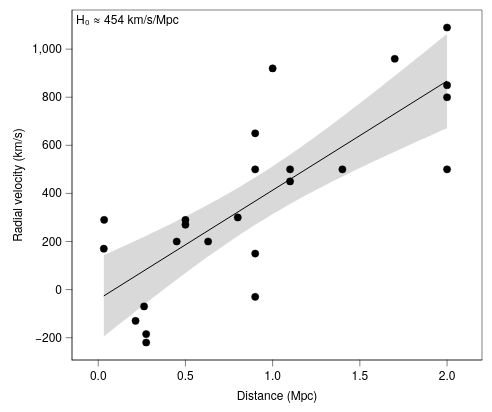

Write a Vega-Lite specification for this figure.
### Vega-Lite specification from a JSON file in a GitHub repository (floating-point values rounded to 4 significant figures)
{"background": null, "config": {"arc": {"fill": "#DBDBDB", "fillOpacity": 1.0, "innerRadius": 43.75, "padAngle": 0.03, "stroke": "black", "strokeOpacity": 1, "strokeWidth": 0.25}, "area": {"fill": "#DBDBDB", "fillOpacity": 1.0, "stroke": "black", "strokeOpacity": 1, "strokeWidth": 0.25}, "axis": {"domain": true, "domainCap": "round", "domainColor": "black", "domainWidth": 0.25, "grid": false, "gridCap": "round", "gridColor": "#F1F1F1", "gridDash": [0, 0], "gridOpacity": 1.0, "gridWidth": 0.25, "labelColor": "black", "labelFont": "Helvetica Neue, HelveticaNeue, Helvetica, Arial, sans-serif", "labelFontSize": 6, "labelFontStyle": "normal", "labelFontWeight": 400, "offset": 0, "ticks": true, "tickCap": "round", "tickColor": "black", "tickRound": false, "tickSize": 3.0, "tickWidth": 0.25, "titleColor": "black", "titleFont": "Helvetica Neue, HelveticaNeue, Helvetica, Arial, sans-serif", "titleFontSize": 6, "titleFontStyle": "normal", "titleFontWeight": 400}, "axisX": {"domain": true, "labelAlign": "center", "labelAngle": 0, "labels": true, "ticks": true, "translate": 0}, "axisY": {"domain": true, "labelAlign": "right", "labelAngle": 0, "labels": true, "ticks": true, "translate": 0}, "axisRight": {"domain": true, "labelAlign": "left", "labelAngle": 0, "labels": true, "ticks": true, "translate": 0}, "axisTop": {"domain": true, "labelAlign": "center", "labelAngle": 0, "labels": true, "ticks": true, "translate": 0}, "axisBand": {"tickOffset": 0}, "bar": {"fill": "#DBDBDB", "fillOpacity": 1.0, "stroke": "black", "strokeOpacity": 1, "strokeWidth": 0.25}, "boxplot": {"size": 15.75, "ticks": {"cornerRadius": 0.25, "fill": "black", "opacity": 1, "size": 7.875, "thickness": 0.25}, "box": {"fillOpacity": 1.0, "stroke": "black", "strokeOpacity": 1, "strokeWidth": 0.25}, "median": {"cornerRadius": 0, "fill": "black", "fillOpacity": 1.0, "opacity": 1, "size": 15.75, "thickness": 0.25}, "rule": {"fill": "black", "fillOpacity": 1.0, "size": 17.5, "stroke": "black", "strokeDash": [0, 0], "strokeOpacity": 1, "strokeWidth": 0.25}, "outliers": {"color": "black", "fill": "black", "fillOpacity": 1.0, "size": 0, "stroke": "black", "strokeOpacity": 1, "strokeWidth": 0.25}}, "circle": {"fill": "black", "fillOpacity": 1.0, "size": 2.188, "stroke": null, "strokeOpacity": 1, "strokeWidth": 0.25}, "errorband": {"band": {"fillOpacity": 0.6, "stroke": null, "strokeWidth": 0.25, "strokeOpacity": 1}, "borders": {"opacity": 0, "strokeOpacity": 1, "strokeWidth": 0.25}}, "errorbar": {"opacity": 1, "rule": {"strokeDash": [0, 0], "strokeWidth": 0.25}, "ticks": {"color": "black", "cornerRadius": 0.125, "opacity": 1, "size": 10.5, "thickness": 0.25}, "thickness": 0.25}, "font": "Helvetica Neue, HelveticaNeue, Helvetica, Arial, sans-serif", "geoshape": {"fill": "#DBDBDB", "fillOpacity": 1.0, "stroke": "black", "strokeOpacity": 1, "strokeWidth": 0.25}, "header": {"labelColor": "black", "labelFont": "Helvetica Neue, HelveticaNeue, Helvetica, Arial, sans-serif", "labelFontSize": 6, "labelFontStyle": "normal", "labelFontWeight": 400, "titleColor": "black", "titleFont": "Helvetica Neue, HelveticaNeue, Helvetica, Arial, sans-serif", "titleFontSize": 6, "titleFontStyle": "normal", "titleFontWeight": 400, "titlePadding": 0}, "legend": {"disable": false, "offset": 4.5, "titlePadding": 4, "labelOffset": 2, "gradientLabelOffset": 2, "columnPadding": 4, "rowPadding": 2, "gradientThickness": 5, "gradientOpacity": 1.0, "gradientStrokeColor": "black", "gradientStrokeWidth": 0.25, "labelColor": "black", "labelFont": "Helvetica Neue, HelveticaNeue, Helvetica, Arial, sans-serif", "labelFontSize": 6, "labelFontStyle": "normal", "labelFontWeight": 400, "strokeColor": "black", "strokeWidth": 0, "symbolSize": 36, "symbolStrokeColor": "black", "symbolStrokeWidth": 0.25, "titleColor": "black", "titleFont": "Helvetica Neue, HelveticaNeue, Helvetica, Arial, sans-serif", "titleFontSize": 6, "titleFontStyle": "normal", "titleFontWeight": 400}, "line": {"color": "black", "stroke": "black", "strokeCap": "butt", "strokeDash": [0, 0], "strokeOpacity": 1, "strokeWidth": 0.5}, "point": {"filled": true, "fill": "#DBDBDB", "fillOpacity": 1.0, "size": 8.75, "stroke": "black", "strokeOpacity": 1, "strokeWidth": 0.25}, "range": {"category": ["#9D9D9D", "#28287D", "#004225", "#47266F", "#00605D", "#DBDBDB", "#7983C1", "#6E927B", "#937FB4", "#699A97"], "diverging": {"scheme": ["#4F4265", "#6A5C82", "#85789D", "#A196B7", "#BDB5CE", "#D8D6DD", "#F6F6F6", "#CED8D7", "#9DBFBD", "#75A3A0", "#518683", "#326967", "#164D4B"]}, "heatmap": {"scheme": ["#440154", "#472270", "#433E82", "#38598C", "#2C728E", "#238A8D", "#24A086", "#39B578", "#5DC862", "#96D646", "#CAE02D", "#FDE724"]}, "ordinal": {"scheme": ["#F1F1F1", "#DBDBDB", "#C6C6C6", "#B2B2B2", "#9D9D9D", "#898989", "#767676", "#636363", "#515151", "#404040", "#2F2F2F", "#1F1F1F"]}, "ramp": {"scheme": ["#440154", "#472270", "#433E82", "#38598C", "#2C728E", "#238A8D", "#24A086", "#39B578", "#5DC862", "#96D646", "#CAE02D", "#FDE724"]}}, "rule": {"color": "black", "stroke": "black", "strokeCap": "round", "strokeDash": [2, 2], "strokeOpacity": 1, "strokeWidth": 0.25}, "scale": {"barBandPaddingInner": 0.1, "rectBandPaddingInner": 0, "tickBandPaddingInner": 0.1, "bandPaddingOuter": 0.1, "bandWithNestedOffsetPaddingInner": 0.2, "bandWithNestedOffsetPaddingOuter": 0.2, "offsetBandPaddingInner": 0, "offsetBandPaddingOuter": 0, "continuousPadding": 8.75, "round": false}, "rect": {"fill": "#DBDBDB", "fillOpacity": 1.0, "stroke": "black", "strokeOpacity": 1, "strokeWidth": 0.25}, "square": {"fill": "#DBDBDB", "fillOpacity": 1.0, "size": 17.5, "stroke": "black", "strokeOpacity": 1, "strokeWidth": 0.25}, "text": {"color": "black", "font": "Helvetica Neue, HelveticaNeue, Helvetica, Arial, sans-serif", "fontSize": 6, "fontStyle": "normal", "fontWeight": 400}, "tick": {"color": "black", "cornerRadius": 0.125, "opacity": 1.0, "size": 15.75, "thickness": 0.25}, "title": {"anchor": "middle", "frame": "group", "color": "black", "font": "Helvetica Neue, HelveticaNeue, Helvetica, Arial, sans-serif", "fontSize": 6, "fontStyle": "normal", "fontWeight": 400, "subtitleColor": "black", "subtitleFont": "Helvetica Neue, HelveticaNeue, Helvetica, Arial, sans-serif", "subtitleFontSize": 6, "subtitleFontStyle": "normal", "subtitleFontWeight": 400}, "trail": {"color": "black", "opacity": 1, "size": 0.5}, "view": {"continuousWidth": 205, "continuousHeight": 175, "discreteWidth": 205, "discreteHeight": 175, "fill": null, "stroke": "black", "strokeWidth": 0.25}}, "layer": [{"data": {"name": "data-85554fe86a852df2e7617ef3ce078e3a"}, "mark": {"type": "point", "color": "black", "filled": true, "size": 13}, "encoding": {"x": {"field": "distance", "scale": {"domain": [-0.05, 2.1], "nice": false}, "title": "Distance (Mpc)", "type": "quantitative"}, "y": {"field": "velocity", "title": "Radial velocity (km/s)", "type": "quantitative", "scale": {"nice": false}}}}, {"layer": [{"data": {"name": "data-6244fde04a48d5984bb2d262604c4d70"}, "mark": {"type": "area", "fill": "black", "fillOpacity": 0.15, "stroke": null, "strokeWidth": 0}, "encoding": {"x": {"field": "distance", "type": "quantitative", "scale": {"nice": false}}, "y": {"field": "velocity", "type": "quantitative", "scale": {"nice": false}}, "y2": {"field": "__ci_hi"}}}, {"data": {"name": "data-ea7ca8b838bcbd40baa648b4baba2d38"}, "mark": {"type": "line"}, "encoding": {"x": {"field": "distance", "type": "quantitative", "scale": {"nice": false}}, "y": {"field": "velocity", "type": "quantitative", "scale": {"nice": false}}}}], "name": "__dysonsphere_93070485e66ed928_65"}, {"data": {"values": [{"__dysonsphere__": 1}]}, "mark": {"type": "text", "align": "left", "angle": 0, "baseline": "top", "dx": 0, "dy": 0, "opacity": 1.0}, "encoding": {"text": {"value": "H₀ ≈ 454 km/s/Mpc"}, "x": {"value": 2}, "y": {"value": 2}}}], "$schema": "https://vega.github.io/schema/vega-lite/v6.4.1.json", "datasets": {"data-85554fe86a852df2e7617ef3ce078e3a": [{"distance": 0.032, "velocity": 170}, {"distance": 0.034, "velocity": 290}, {"distance": 0.214, "velocity": -130}, {"distance": 0.263, "velocity": -70}, {"distance": 0.275, "velocity": -185}, {"distance": 0.275, "velocity": -220}, {"distance": 0.45, "velocity": 200}, {"distance": 0.5, "velocity": 290}, {"distance": 0.5, "velocity": 270}, {"distance": 0.63, "velocity": 200}, {"distance": 0.8, "velocity": 300}, {"distance": 0.9, "velocity": -30}, {"distance": 0.9, "velocity": 650}, {"distance": 0.9, "velocity": 150}, {"distance": 0.9, "velocity": 500}, {"distance": 1.0, "velocity": 920}, {"distance": 1.1, "velocity": 450}, {"distance": 1.1, "velocity": 500}, {"distance": 1.4, "velocity": 500}, {"distance": 1.7, "velocity": 960}, {"distance": 2.0, "velocity": 500}, {"distance": 2.0, "velocity": 850}, {"distance": 2.0, "velocity": 800}, {"distance": 2.0, "velocity": 1090}], "data-6244fde04a48d5984bb2d262604c4d70": [{"distance": 0.032, "velocity": -195.2, "__ci_hi": 142.7, "__dysonsphere__": 1}, {"distance": 0.06324, "velocity": -177.1, "__ci_hi": 153.0, "__dysonsphere__": 1}, {"distance": 0.09448, "velocity": -159.0, "__ci_hi": 163.3, "__dysonsphere__": 1}, {"distance": 0.1257, "velocity": -141.0, "__ci_hi": 173.6, "__dysonsphere__": 1}, {"distance": 0.157, "velocity": -123.1, "__ci_hi": 184.0, "__dysonsphere__": 1}, {"distance": 0.1882, "velocity": -105.2, "__ci_hi": 194.5, "__dysonsphere__": 1}, {"distance": 0.2194, "velocity": -87.34, "__ci_hi": 205.1, "__dysonsphere__": 1}, {"distance": 0.2507, "velocity": -69.59, "__ci_hi": 215.7, "__dysonsphere__": 1}, {"distance": 0.2819, "velocity": -51.92, "__ci_hi": 226.4, "__dysonsphere__": 1}, {"distance": 0.3131, "velocity": -34.34, "__ci_hi": 237.2, "__dysonsphere__": 1}, {"distance": 0.3444, "velocity": -16.85, "__ci_hi": 248.1, "__dysonsphere__": 1}, {"distance": 0.3756, "velocity": 0.5412, "__ci_hi": 259.1, "__dysonsphere__": 1}, {"distance": 0.4069, "velocity": 17.83, "__ci_hi": 270.2, "__dysonsphere__": 1}, {"distance": 0.4381, "velocity": 34.99, "__ci_hi": 281.4, "__dysonsphere__": 1}, {"distance": 0.4693, "velocity": 52.04, "__ci_hi": 292.7, "__dysonsphere__": 1}, {"distance": 0.5006, "velocity": 68.95, "__ci_hi": 304.2, "__dysonsphere__": 1}, {"distance": 0.5318, "velocity": 85.72, "__ci_hi": 315.8, "__dysonsphere__": 1}, {"distance": 0.563, "velocity": 102.3, "__ci_hi": 327.5, "__dysonsphere__": 1}, {"distance": 0.5943, "velocity": 118.8, "__ci_hi": 339.4, "__dysonsphere__": 1}, {"distance": 0.6255, "velocity": 135.1, "__ci_hi": 351.5, "__dysonsphere__": 1}, {"distance": 0.6568, "velocity": 151.2, "__ci_hi": 363.8, "__dysonsphere__": 1}, {"distance": 0.688, "velocity": 167.1, "__ci_hi": 376.3, "__dysonsphere__": 1}, {"distance": 0.7192, "velocity": 182.8, "__ci_hi": 388.9, "__dysonsphere__": 1}, {"distance": 0.7505, "velocity": 198.3, "__ci_hi": 401.8, "__dysonsphere__": 1}, {"distance": 0.7817, "velocity": 213.6, "__ci_hi": 414.9, "__dysonsphere__": 1}, {"distance": 0.813, "velocity": 228.6, "__ci_hi": 428.2, "__dysonsphere__": 1}, {"distance": 0.8442, "velocity": 243.5, "__ci_hi": 441.8, "__dysonsphere__": 1}, {"distance": 0.8754, "velocity": 258.0, "__ci_hi": 455.6, "__dysonsphere__": 1}, {"distance": 0.9067, "velocity": 272.4, "__ci_hi": 469.6, "__dysonsphere__": 1}, {"distance": 0.9379, "velocity": 286.5, "__ci_hi": 483.9, "__dysonsphere__": 1}, {"distance": 0.9691, "velocity": 300.4, "__ci_hi": 498.4, "__dysonsphere__": 1}, {"distance": 1.0, "velocity": 314.0, "__ci_hi": 513.1, "__dysonsphere__": 1}, {"distance": 1.032, "velocity": 327.4, "__ci_hi": 528.1, "__dysonsphere__": 1}, {"distance": 1.063, "velocity": 340.5, "__ci_hi": 543.3, "__dysonsphere__": 1}, {"distance": 1.094, "velocity": 353.5, "__ci_hi": 558.7, "__dysonsphere__": 1}, {"distance": 1.125, "velocity": 366.2, "__ci_hi": 574.4, "__dysonsphere__": 1}, {"distance": 1.157, "velocity": 378.7, "__ci_hi": 590.2, "__dysonsphere__": 1}, {"distance": 1.188, "velocity": 391.1, "__ci_hi": 606.3, "__dysonsphere__": 1}, {"distance": 1.219, "velocity": 403.2, "__ci_hi": 622.5, "__dysonsphere__": 1}, {"distance": 1.25, "velocity": 415.2, "__ci_hi": 638.9, "__dysonsphere__": 1}, {"distance": 1.282, "velocity": 427.0, "__ci_hi": 655.5, "__dysonsphere__": 1}, {"distance": 1.313, "velocity": 438.6, "__ci_hi": 672.2, "__dysonsphere__": 1}, {"distance": 1.344, "velocity": 450.1, "__ci_hi": 689.1, "__dysonsphere__": 1}, {"distance": 1.375, "velocity": 461.5, "__ci_hi": 706.1, "__dysonsphere__": 1}, {"distance": 1.406, "velocity": 472.7, "__ci_hi": 723.2, "__dysonsphere__": 1}, {"distance": 1.438, "velocity": 483.8, "__ci_hi": 740.5, "__dysonsphere__": 1}, {"distance": 1.469, "velocity": 494.9, "__ci_hi": 757.8, "__dysonsphere__": 1}, {"distance": 1.5, "velocity": 505.8, "__ci_hi": 775.3, "__dysonsphere__": 1}, {"distance": 1.531, "velocity": 516.6, "__ci_hi": 792.9, "__dysonsphere__": 1}, {"distance": 1.563, "velocity": 527.3, "__ci_hi": 810.5, "__dysonsphere__": 1}, {"distance": 1.594, "velocity": 538.0, "__ci_hi": 828.2, "__dysonsphere__": 1}, {"distance": 1.625, "velocity": 548.5, "__ci_hi": 846.0, "__dysonsphere__": 1}, {"distance": 1.656, "velocity": 559.0, "__ci_hi": 863.9, "__dysonsphere__": 1}, {"distance": 1.688, "velocity": 569.5, "__ci_hi": 881.8, "__dysonsphere__": 1}, {"distance": 1.719, "velocity": 579.9, "__ci_hi": 899.8, "__dysonsphere__": 1}, {"distance": 1.75, "velocity": 590.2, "__ci_hi": 917.9, "__dysonsphere__": 1}, {"distance": 1.781, "velocity": 600.5, "__ci_hi": 936.0, "__dysonsphere__": 1}, {"distance": 1.813, "velocity": 610.7, "__ci_hi": 954.1, "__dysonsphere__": 1}, {"distance": 1.844, "velocity": 620.8, "__ci_hi": 972.3, "__dysonsphere__": 1}, {"distance": 1.875, "velocity": 631.0, "__ci_hi": 990.6, "__dysonsphere__": 1}, {"distance": 1.906, "velocity": 641.1, "__ci_hi": 1009.0, "__dysonsphere__": 1}, {"distance": 1.938, "velocity": 651.1, "__ci_hi": 1027.0, "__dysonsphere__": 1}, {"distance": 1.969, "velocity": 661.1, "__ci_hi": 1046.0, "__dysonsphere__": 1}, {"distance": 2.0, "velocity": 671.1, "__ci_hi": 1064.0, "__dysonsphere__": 1}], "data-ea7ca8b838bcbd40baa648b4baba2d38": [{"distance": 0.032, "velocity": -26.25, "__dysonsphere__": 1}, {"distance": 2.0, "velocity": 867.5, "__dysonsphere__": 1}]}}
